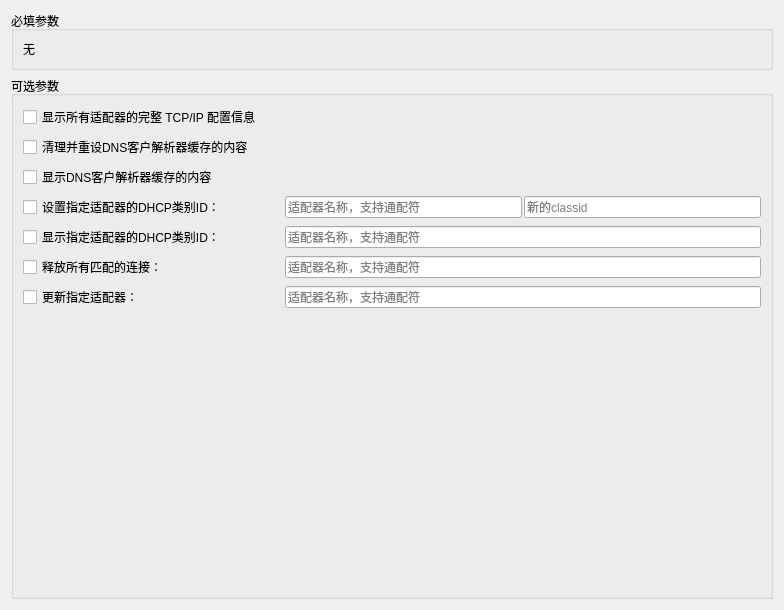
<?xml version="1.0" encoding="UTF-8"?>
<ui version="4.0">
 <class>IpconfigEditor</class>
 <widget class="QWidget" name="IpconfigEditor">
  <property name="geometry">
   <rect>
    <x>0</x>
    <y>0</y>
    <width>784</width>
    <height>610</height>
   </rect>
  </property>
  <property name="windowTitle">
   <string>Form</string>
  </property>
  <layout class="QVBoxLayout" name="verticalLayout">
   <item>
    <widget class="QGroupBox" name="groupBox">
     <property name="title">
      <string>必填参数</string>
     </property>
     <layout class="QHBoxLayout" name="horizontalLayout">
      <item>
       <widget class="QLabel" name="label">
        <property name="text">
         <string>无</string>
        </property>
       </widget>
      </item>
     </layout>
    </widget>
   </item>
   <item>
    <widget class="QGroupBox" name="groupBox_2">
     <property name="title">
      <string>可选参数</string>
     </property>
     <layout class="QVBoxLayout" name="verticalLayout_6">
      <item>
       <layout class="QGridLayout" name="gridLayout" columnstretch="0">
        <property name="horizontalSpacing">
         <number>20</number>
        </property>
        <item row="4" column="0">
         <layout class="QHBoxLayout" name="horizontalLayout_5">
          <property name="spacing">
           <number>2</number>
          </property>
          <item>
           <widget class="QCheckBox" name="checkBox_showclassid">
            <property name="minimumSize">
             <size>
              <width>260</width>
              <height>0</height>
             </size>
            </property>
            <property name="text">
             <string>显示指定适配器的DHCP类别ID：</string>
            </property>
            <property name="autoExclusive">
             <bool>false</bool>
            </property>
           </widget>
          </item>
          <item>
           <widget class="QLineEdit" name="lineEdit_showclassid">
            <property name="toolTip">
             <string>空表示更新所有</string>
            </property>
            <property name="placeholderText">
             <string>适配器名称，支持通配符</string>
            </property>
           </widget>
          </item>
         </layout>
        </item>
        <item row="6" column="0">
         <layout class="QHBoxLayout" name="horizontalLayout_2">
          <property name="spacing">
           <number>2</number>
          </property>
          <item>
           <widget class="QCheckBox" name="checkBox_renew">
            <property name="minimumSize">
             <size>
              <width>260</width>
              <height>0</height>
             </size>
            </property>
            <property name="text">
             <string>更新指定适配器：</string>
            </property>
            <property name="autoExclusive">
             <bool>false</bool>
            </property>
           </widget>
          </item>
          <item>
           <widget class="QLineEdit" name="lineEdit_renew">
            <property name="toolTip">
             <string>空表示更新所有</string>
            </property>
            <property name="placeholderText">
             <string>适配器名称，支持通配符</string>
            </property>
           </widget>
          </item>
         </layout>
        </item>
        <item row="3" column="0">
         <layout class="QHBoxLayout" name="horizontalLayout_6">
          <property name="spacing">
           <number>2</number>
          </property>
          <item>
           <widget class="QCheckBox" name="checkBox_setclassid">
            <property name="minimumSize">
             <size>
              <width>260</width>
              <height>0</height>
             </size>
            </property>
            <property name="text">
             <string>设置指定适配器的DHCP类别ID：</string>
            </property>
            <property name="autoExclusive">
             <bool>false</bool>
            </property>
           </widget>
          </item>
          <item>
           <widget class="QLineEdit" name="lineEdit_setclassid">
            <property name="toolTip">
             <string>空表示更新所有</string>
            </property>
            <property name="placeholderText">
             <string>适配器名称，支持通配符</string>
            </property>
           </widget>
          </item>
          <item>
           <widget class="QLineEdit" name="lineEdit_newClassid">
            <property name="placeholderText">
             <string>新的classid</string>
            </property>
           </widget>
          </item>
         </layout>
        </item>
        <item row="5" column="0">
         <layout class="QHBoxLayout" name="horizontalLayout_4">
          <property name="spacing">
           <number>2</number>
          </property>
          <item>
           <widget class="QCheckBox" name="checkBox_release">
            <property name="minimumSize">
             <size>
              <width>260</width>
              <height>0</height>
             </size>
            </property>
            <property name="text">
             <string>释放所有匹配的连接：</string>
            </property>
            <property name="autoExclusive">
             <bool>true</bool>
            </property>
           </widget>
          </item>
          <item>
           <widget class="QLineEdit" name="lineEdit_release">
            <property name="toolTip">
             <string>空表示更新所有</string>
            </property>
            <property name="placeholderText">
             <string>适配器名称，支持通配符</string>
            </property>
           </widget>
          </item>
         </layout>
        </item>
        <item row="1" column="0">
         <widget class="QCheckBox" name="checkBox_flushdns">
          <property name="text">
           <string>清理并重设DNS客户解析器缓存的内容</string>
          </property>
          <property name="autoExclusive">
           <bool>false</bool>
          </property>
         </widget>
        </item>
        <item row="2" column="0">
         <widget class="QCheckBox" name="checkBox_displaydns">
          <property name="text">
           <string>显示DNS客户解析器缓存的内容</string>
          </property>
          <property name="autoExclusive">
           <bool>false</bool>
          </property>
         </widget>
        </item>
        <item row="0" column="0">
         <widget class="QCheckBox" name="checkBox_all">
          <property name="text">
           <string>显示所有适配器的完整 TCP/IP 配置信息</string>
          </property>
          <property name="autoExclusive">
           <bool>false</bool>
          </property>
         </widget>
        </item>
       </layout>
      </item>
      <item>
       <spacer name="verticalSpacer">
        <property name="orientation">
         <enum>Qt::Vertical</enum>
        </property>
        <property name="sizeHint" stdset="0">
         <size>
          <width>20</width>
          <height>40</height>
         </size>
        </property>
       </spacer>
      </item>
     </layout>
    </widget>
   </item>
  </layout>
 </widget>
 <resources/>
 <connections/>
</ui>
